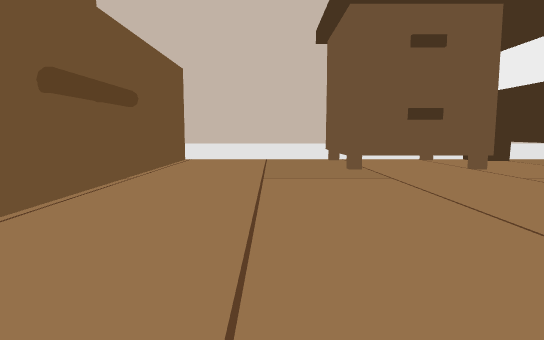
View 1 (above)

23 first-person views from a walk through a 3-D level made in the Unity game engine. The camera is 1.2 m above the floor, tilts 6° down and sees 75° across. The floor is counted in squares, 2 m on a side. Each view is taken from the middle of a square. On the plan, view 1 faces up. The plan holds only what a view shows up to about 10 squares ahead; the rest is blank. The place goes on beyond the plan.

View 2
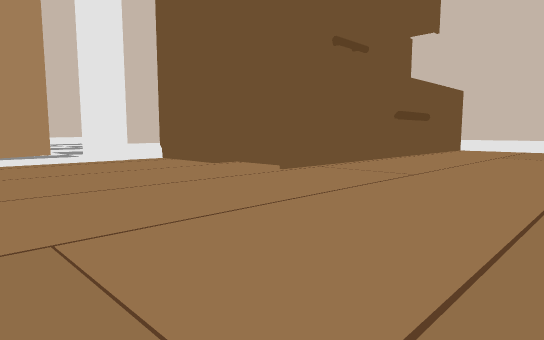

View 3
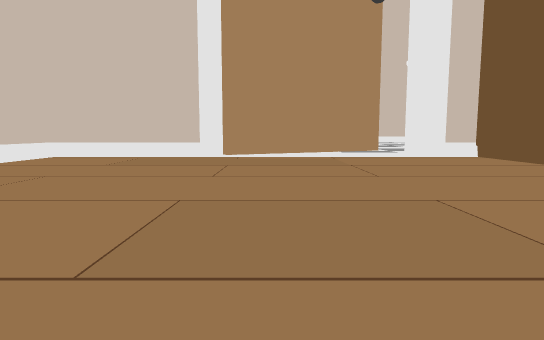

View 4
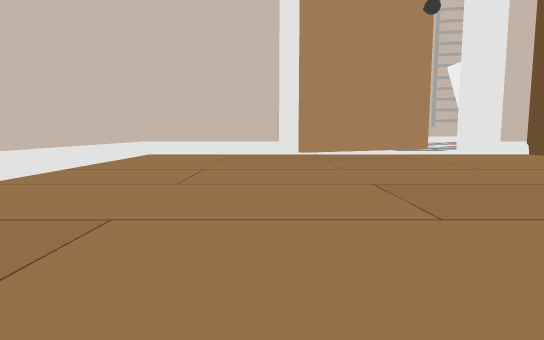

View 5
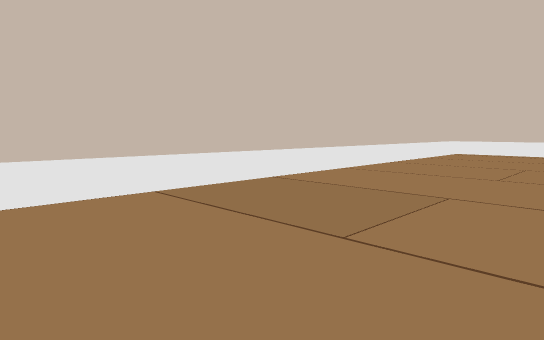

View 6
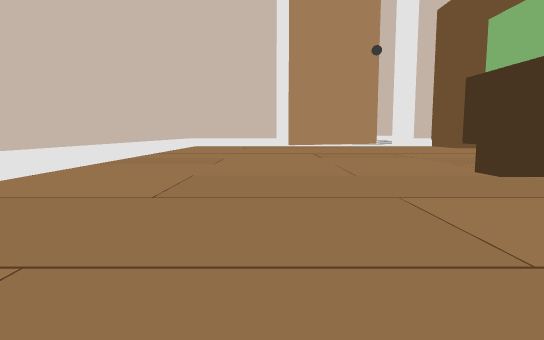

View 7
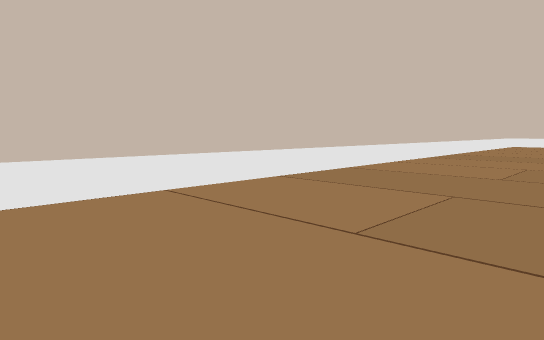

View 8
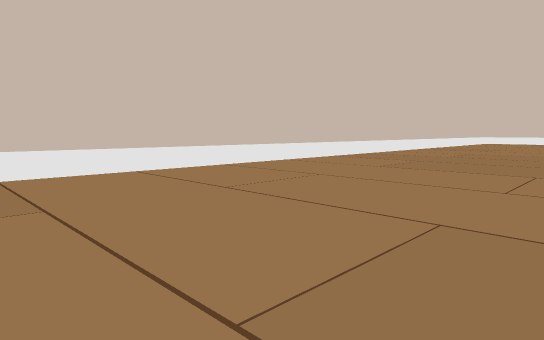

View 9
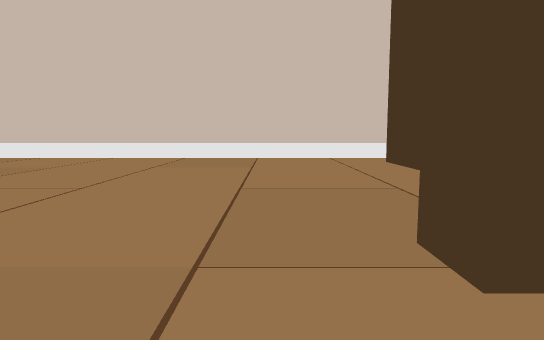

View 10
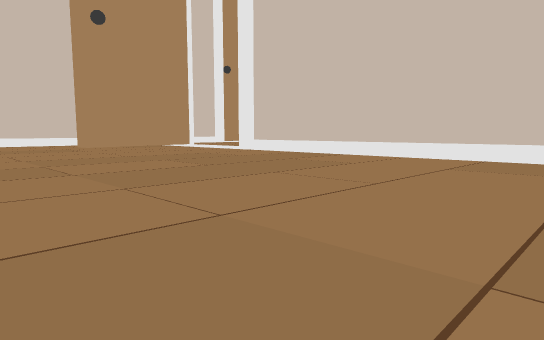

View 11
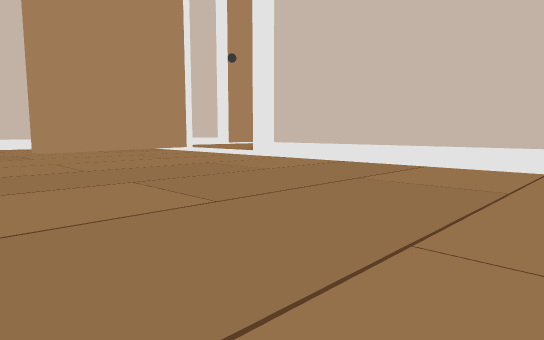

View 12
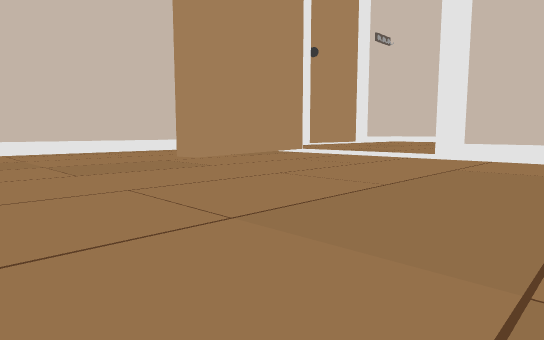

View 13
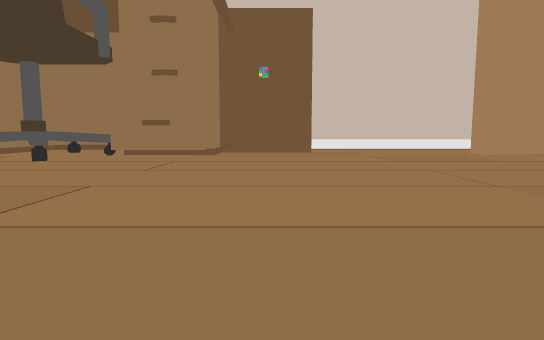

View 14
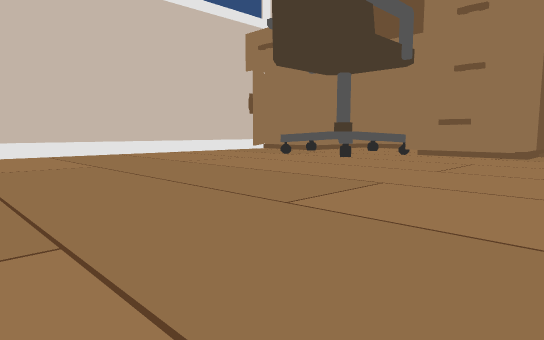

View 15
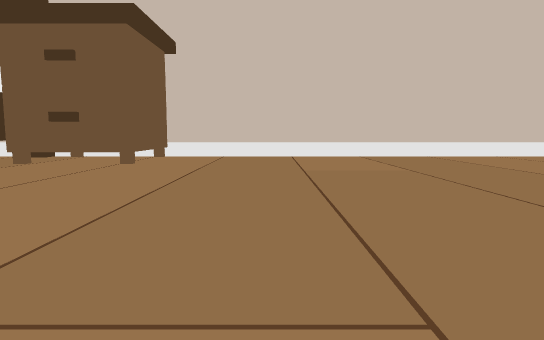

View 16
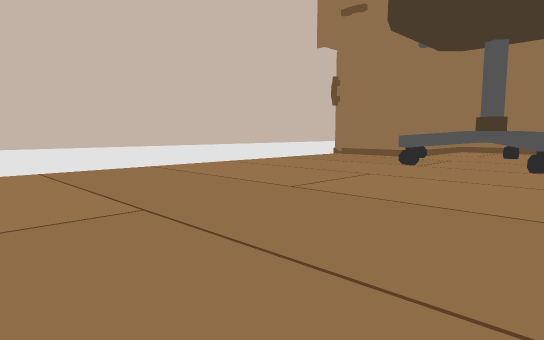

View 17
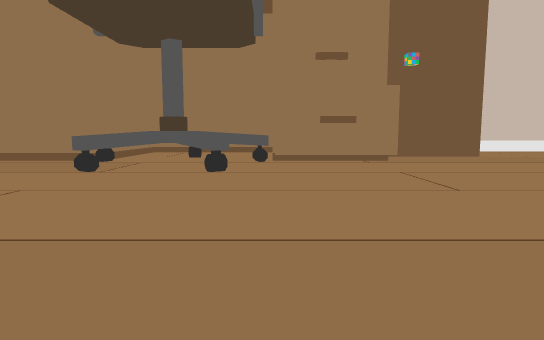

View 18
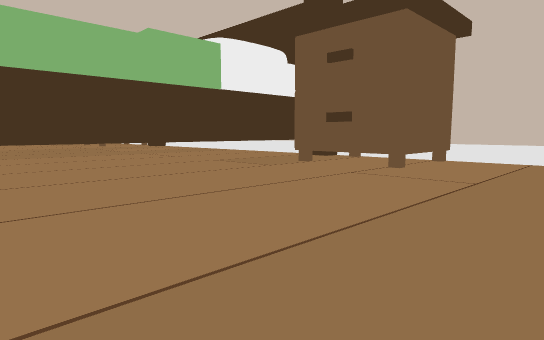

View 19
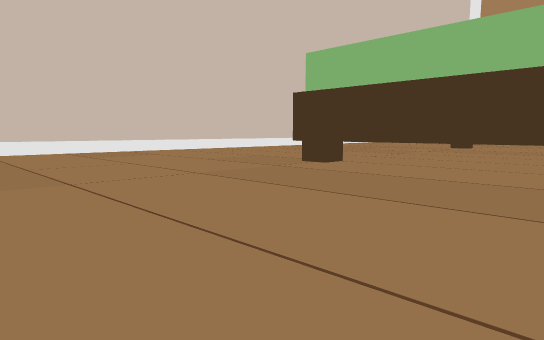

View 20
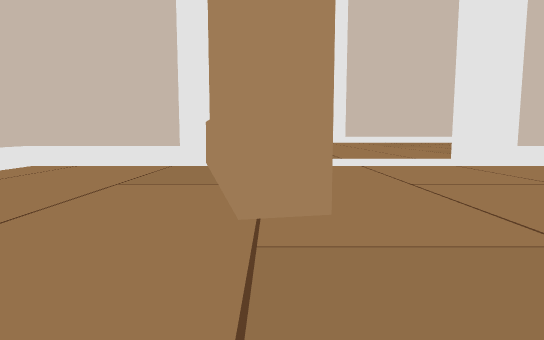

View 21
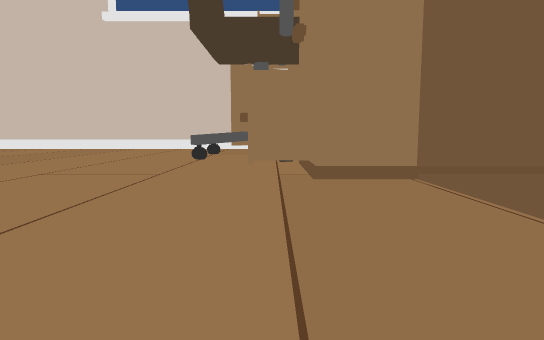

View 22
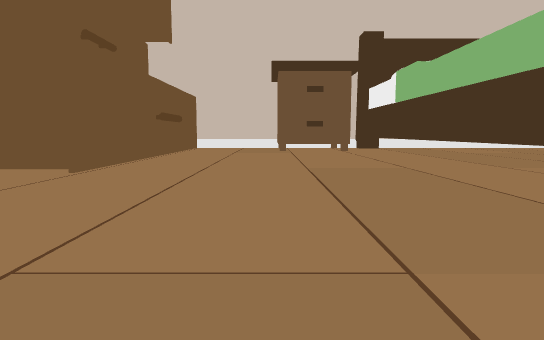

View 23
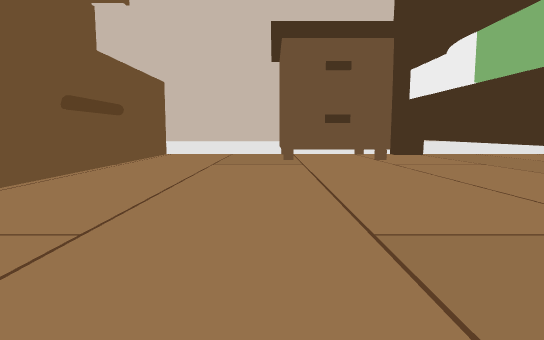

### Floor plan
Points are (right, up) in squares from view 1. A wall is a line through its corners. A room is listed if a view was taken in it or the views show most of it. See-through windows are left out.
Room 1 (views 1, 2, 3, 4, 5, 6, 7, 8, 9, 10, 11, 12, 13, 14, 15, 16, 17, 18, 19, 20, 21, 22, 23)
walls: (14.3, -0.8) (14.3, -5.1); (6.1, -5) (4.4, -5); (4.5, -1.5) (4.5, 8.1); (14.3, 8) (14.3, 0.7); (24.5, -11.4) (25.1, -11.4); (27.1, 2.8) (28.5, 3.8); (5.1, 7.6) (4.2, 7.6); (29.1, 2.4) (28.7, 3.6) (27.4, 2.7); (28.6, 3.7) (27.1, 4.8); (29.6, 1.5) (29.6, 2); (29.1, -9.2) (28.6, -7.3) (29.2, -7.2) (30.2, -11.4) (30.8, -11.4); (30.9, -3.1) (32.1, -3.1); (32.5, -0.5) (30.4, -0.5); (1.2, 8.2) (-2.1, 8.2); (30.6, -11.6) (32.5, -11.6); (29.1, 8.2) (17.2, 8.2); (31.8, 6.7) (31.8, 7.8) (29.6, 7.8); (-1.9, 7.8) (-1.9, -0.8) (-6.1, -0.8); (-5.8, -0.8) (-5.8, -2.2) (-7.1, -2.2); (-5.8, -7.2) (-5.8, -11.5); (-6.1, -7.8) (-6.1, -11.6) (24.6, -11.6); (-7.1, -5.2) (-6.3, -6.8); (-8.2, -2.6) (-5.9, -7.2)
low walls: (1.4, 8) (-2, 8); (29.1, 8) (14.3, 8)
ways out: opening at (27, -11); opening at (29, 3)
objects: other object (2, 6) to (3, 8); other object (15, 6) to (17, 8); other object (28, 7); other object (29, 0) to (30, 2)

Positions as (right, up) in squares from view 1, and headings:
1: (0, 0), facing up
2: (2, -5), facing up-left
3: (3, -6), facing left
4: (4, -8), facing left
5: (5, -8), facing down-left
6: (10, -8), facing left
7: (12, -8), facing down-left
8: (16, -6), facing down-left
9: (15, -3), facing down
10: (15, -3), facing down-right
11: (18, -5), facing down-right
12: (22, -3), facing down-right
13: (20, -2), facing right
14: (20, -2), facing up-right
15: (20, -1), facing up
16: (21, 2), facing up-right
17: (22, 2), facing right
18: (20, 0), facing up-left
19: (20, 0), facing down-left
20: (29, -5), facing down
21: (29, -5), facing up
22: (1, -6), facing up
23: (1, -2), facing up
